Frame 1 (no input): blank canvas, image omitted
Frame 60 (no input): blank canvas, image omitted
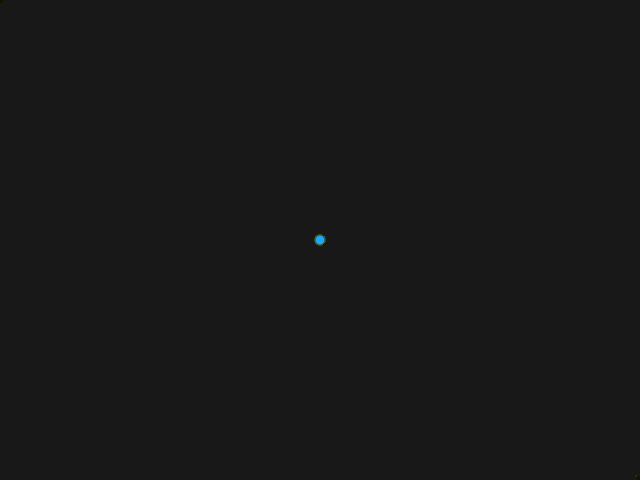
Frame 120 (the mouse pressed at the canvas centre since frame 60)

The p5.js sketch whose frames 1 and 60 were blank and that drew this single picture after the mouse press (run headless with seeded random() and noise() and a simulated clock; from frame 60 on, the mouse is pressed at the canvas centre):

// p5.js sketch
// ── sketch.js
var w = 640;
var h = 480;

function setup() {
  createCanvas(w, h);
  rectMode(CENTER);
}

function draw() {
  background(20, 15, 20, 5); // r, g, b, a (a is alpha transparency)
  fill(mouseX%150+10, mouseY%125+50, mouseX+mouseY%100, 255-mouseY%200);
  stroke(100-mouseY%50, 100-mouseX%50, 100-mouseX+mouseY%50);
  ellipse(mouseX, mouseY, 10, 10);
  ellipse(w-mouseX, h-mouseY, 10, 10);
  ellipse(mouseY*(w/h), mouseX*(h/w), 10, 10);
  ellipse(w-mouseY*(w/h), h-mouseX*(h/w), 10, 10);
  
}
